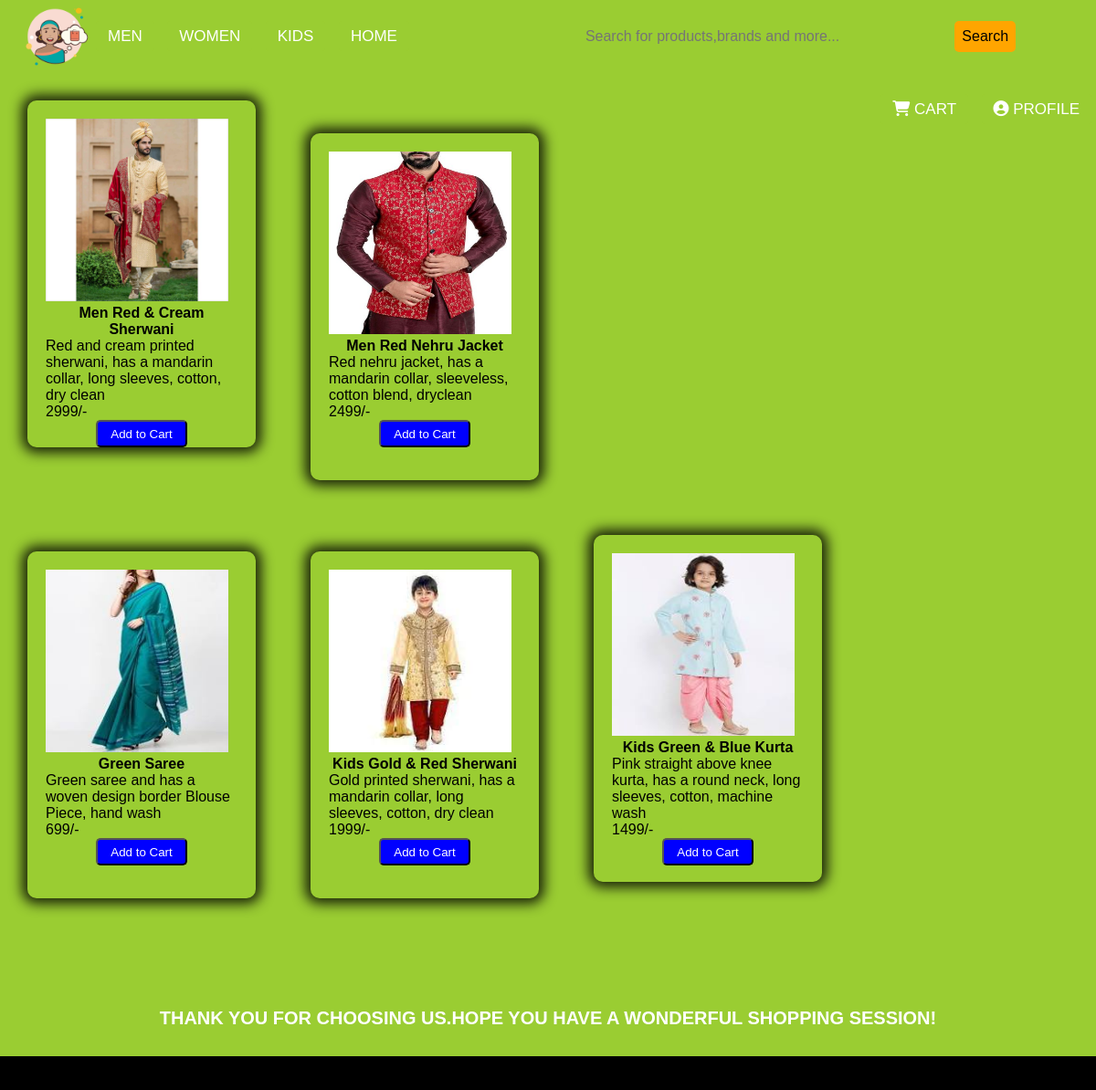
The page /ethnic_wear.php on the database its author committed.
### tables this page shows
CREATE TABLE `stock` (
  `item_id` int(200) NOT NULL,
  `category` varchar(200) NOT NULL,
  `item` varchar(200) NOT NULL,
  `product_name` varchar(200) DEFAULT NULL,
  `description` varchar(200) NOT NULL,
  `cost` int(200) NOT NULL,
  `image` varchar(200) NOT NULL
);

### ethnic_wear.php (the view, shortened to what this page needs)
<?php require_once "header.php";
?>
<!DOCTYPE html>
<html lang="en">
<head>
    <link rel="stylesheet" href="categories.css">
</head>
<body>
    <div class="page-content">
        <?php
        $stmt = $pdo->query("SELECT * FROM stock where item like '%ethnic%' or product_name like '%sherwani%'
        or product_name like '%nehru%'");
        while ($row = $stmt->fetch(PDO::FETCH_ASSOC)) {
            echo '<div class="shirts">';
            echo '<div class="card">';
            echo '<img src= "' . $row['image'] . '" alt="...">';
            echo '<p class="highlight">' . $row['product_name'] . '</p>';
            echo '<p>' . $row['description'] . '</p>';
            echo '<p>' . $row['cost'] . "/-" . '</p>';
            echo '<form method="POST">';
            echo '<button type=submit name="Add_to_Cart">Add to Cart</button>';
            echo '</form>';
            echo '</div>';
            echo '</div>';
        }
        ?>
    </div>
</body>
<footer>
    <h2>Thank you for choosing us.Hope you have a wonderful shopping session!</h2>
</footer>
</html>

### header.css (style rules this page uses)
* { padding: 0; margin: 0; text-decoration: none; box-sizing: border-box; list-style: none; font-family: sans-serif; background-color: yellowgreen; }

### categories.css (style rules this page uses)
h2 { padding: 30px; font-size: 20px; margin-top: 20px; font-weight: bold; text-align: center; margin-bottom: 20px; text-transform: uppercase; font-weight: bolder; }
.shirts { display: inline-block; }
.card { width: 250px; height: 380px; margin: 30px; padding: 20px; border-radius: 10px; box-shadow: 0px 0px 14px 6px rgba(0, 0, 0, 0.84); }
.card p { font-family: sans-serif; font-size: medium; }
.highlight { text-align: center; font-weight: bold; }
.card img { width: 200px; height: 200px; }
.card button { display: block; margin-left: auto; margin-right: auto; margin-top: auto; width: 100px; height: 30px; border-radius: 5px; background-color: blue; color: #ffffff; outline: none; cursor: pointer; }
footer { width: 100%; height: 100px; background: #000000; margin-top: 40px; color: #ffffff; }
footer h2 { padding: 30px; font-size: 20px; margin-top: 20px; font-weight: bold; text-align: center; margin-bottom: 20px; text-transform: uppercase; font-weight: bolder; }
html, body { height: 100%; margin: 0; }
.page-content { min-height: 100%; margin-bottom: -100px; }
.page-content::after { content: ""; display: block; }
footer, .page-content::after { height: 120px; }

### rows shown on the page
stock: shows a picture, product_name "Men Red & Cream Sherwani", description "Red and cream printed sherwani, has a mandarin collar, long sleeves, cotton, dry clean", cost "2999"
stock: image (picture), product_name "Men Red Nehru Jacket", description "Red nehru jacket, has a mandarin collar, sleeveless, cotton blend, dryclean", cost "2499"
stock: image (picture), product_name "Green Saree", description "Green saree and has a woven design border Blouse Piece, hand wash", cost "699"
stock: image (picture), product_name "Kids Gold & Red Sherwani", description "Gold printed sherwani, has a mandarin collar, long sleeves, cotton, dry clean", cost "1999"
stock: image (picture), product_name "Kids Green & Blue Kurta", description "Pink straight above knee kurta, has a round neck, long sleeves, cotton, machine wash", cost "1499"

### other values the page prints
$profile "PROFILE"
